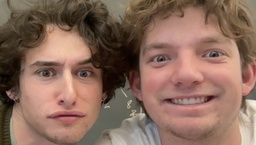
#> input picture in-class/day5/CharlieERick.jpg, 256 x 145 px, shrunk from 739 x 420 before the run
$ jupyter execute 'seam_carving (4).ipynb'
#> lines starting #> are read from the running program, lines starting #| are printed output that depends on the picture
[cell 1]
import sys

import numpy as np
from imageio.v2 import imread
from scipy.ndimage import convolve
import matplotlib.pyplot as plt
import matplotlib.image as mpimg

#im = imread("blake_face.png")
im = imread("CharlieERick.jpg")
#> im is the input picture: shape (145, 256, 3); mean R, G, B 138.2, 106.6, 92.2
im.shape
if im.shape[2] > 3:
    im = im[:,:,0:3]
im.shape
#> Out = (145, 256, 3)

[cell 2]
im[:, :, 0]

[cell 3]
imgplot = plt.imshow(im)
plt.show()

[cell 4]
# shoutout Karthik Karanth and the MIT License
def calc_energy(img):
    filter_du = np.array([
        [1.0, 2.0, 1.0],
        [0.0, 0.0, 0.0],
        [-1.0, -2.0, -1.0],
    ])
    # This converts it from a 2D filter to a 3D filter, replicating the same
    # filter for each channel: R, G, B
    filter_du = np.stack([filter_du] * 3, axis=2)

    # same thing in the other direction
    filter_dv = np.array([
        [1.0, 0.0, -1.0],
        [2.0, 0.0, -2.0],
        [1.0, 0.0, -1.0],
    ])
    filter_dv = np.stack([filter_dv] * 3, axis=2)

    img = img.astype('float32')
    convolved = np.absolute(convolve(img, filter_du)) + np.absolute(convolve(img, filter_dv))
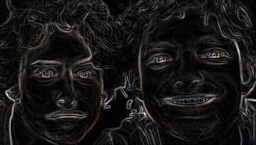
#> convolved: shape (145, 256, 3) float32; mean R, G, B 229.3, 219.9, 212.9; drawn with min black and max white

    # We sum the energies in the red, green, and blue channels
    energy_map = convolved.sum(axis=2)

    return energy_map

[cell 5]
energies=calc_energy(im)
imgplot = plt.imshow(energies)
plt.show()

[cell 6]
def minimum_seam(img):
    r, c, _ = img.shape
#> r = 145; c = 256
    energy_map = calc_energy(img)

    # Lets create a 2D array called M to store the minimum energy value seen upto that pixel.
    # This is how we're doing dynamic programming.
    # M[i,j] will contain the smallest energy at that point in the image,
    # considering all the possible seams upto that point from the top of the image.
    # So, the minimum energy required to traverse from the top of the image to bottom will be present in the last row of M.
    # We need to backtrack from this to find the list of pixels present in this seam, so we’ll hold onto those values with a 2D array call backtrack.
    M = energy_map.copy()
    backtrack = np.zeros_like(M, dtype=int)

    for i in range(1, r):
        for j in range(0, c):
            # Handle the left edge of the image, to ensure we don't index -1
            if j == 0:
                idx = np.argmin(M[i - 1, j:j + 2])
                backtrack[i, j] = idx + j
                min_energy = M[i - 1, idx + j]
            else:
                idx = np.argmin(M[i - 1, j - 1:j + 2])
                backtrack[i, j] = idx + j - 1
                min_energy = M[i - 1, idx + j - 1]

            M[i, j] += min_energy
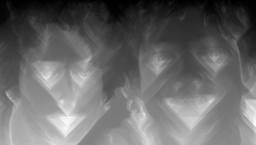
#> M: shape (145, 256) float32; min 18, max 45276, mean 18732.1; drawn with min black and max white
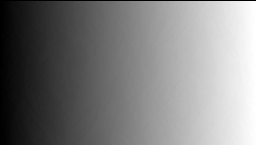
#> backtrack: shape (145, 256) int64; min 0, max 255, mean 126.6

    return M, backtrack

[cell 7]
M, backtrack = minimum_seam(im)
imgplot = plt.imshow(M)
plt.show()

[cell 8]
def carve_column(img):
    r, c, _ = img.shape

    M, backtrack = minimum_seam(img)

    # Create a (r, c) matrix filled with the value True
    # We'll be removing all pixels from the image which
    # have False later
    mask = np.ones((r, c), dtype=bool)

    # Find the position of the smallest element in the
    # last row of M
    j = np.argmin(M[-1])

    for i in reversed(range(r)):
        # Mark the pixels for deletion
        mask[i, j] = False
        j = backtrack[i, j]

    # Since the image has 3 channels, we convert our
    # mask to 3D
    mask = np.stack([mask] * 3, axis=2)

    # Delete all the pixels marked False in the mask,
    # and resize it to the new image dimensions
    img = img[mask].reshape((r, c - 1, 3))

    return img

[cell 9]
def crop_c(img, scale_c):
    # scale factor between 0 and 1. For an image half original size, use 0.5
#> called with scale_c = 0.7
    r, c, _ = img.shape
#> r = 145; c = 256
    new_c = int(scale_c * c)
#> new_c = 179

    for i in range(c - new_c):
        print(i)
        img = carve_column(img)
#> this loop made 77 passes
#> pass 2, in calc_energy (call 4), `convolved = np.absolute(convolve(img, filter_du)) + np.absolute(convol..`:
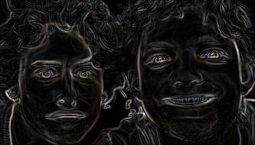
#> convolved: shape (145, 255, 3) float32; mean R, G, B 230, 220.5, 213.5; drawn with min black and max white
#> after the loop:
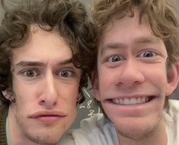
#> img: shape (145, 179, 3); mean of channels 0, 1, 2 140.3, 107.9, 93.6; drawn as R, G, B

    return img

$ run again, with in-class/day5/JD-Vance.png saved as in-class/day5/CharlieERick.jpg
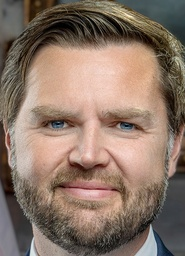
#> input picture in-class/day5/JD-Vance.png, 185 x 256 px, shrunk from 519 x 717 before the run
#> im is the input picture: shape (256, 185, 3); mean R, G, B 138.5, 117.5, 103.7
#> after the loop in minimum_seam, `for i in range(1, r):`:
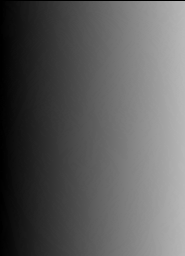
#> backtrack: shape (256, 185) int64; min 0, max 184, mean 91.6
#> the loop in crop_c, `for i in range(c - new_c):` made 56 passes
#> after the loop in crop_c, `for i in range(c - new_c):`:
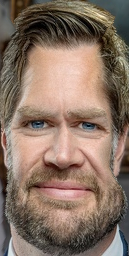
#> img: shape (256, 129, 3); mean of channels 0, 1, 2 136.1, 114.6, 100.3; drawn as R, G, B
